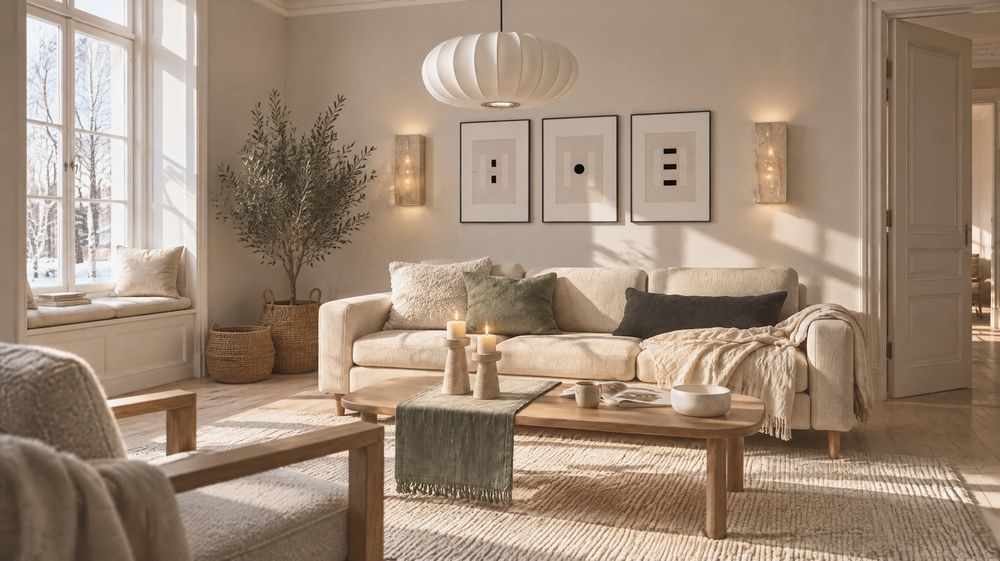
#> input picture assets/renders/editorial-test-2026-11-06/nordic/nordic-A-gpt-image-2-5.jpg, 1000 x 561 px, shrunk from 2736 x 1536 before the run
$ python grade.py ../../../../editorial-test-2026-11-06/nordic/nordic-A-gpt-image-2-5.jpg ../../../../editorial-test-2026-11-06/nordic/nordic-A-nano-banana-2.jpg
#> lines starting #> are read from the running program, lines starting #| are printed output that depends on the picture
#!/usr/bin/env python3
"""grade.py: ONE display grade for P-N, H-N and every edit (render-agent, 2026-11-27), toward the approved magazine frame
(nordic-A-fin2.png: shaded wall Lab (63.6, 3.8, 10.5), mean a*/b* (4.6, 12.1), black p0.5 L 11). Pointwise in Lab, so it commutes
with the layers' compositing when applied to the plate and the hero before the split.
  L*: a monotone curve through GRADE_XS -> GRADE_YS (black 4.5 -> 10.5, the shaded wall 69 -> 66.5, the sun kept);
  a*, b*: + A_SHIFT, + B_SHIFT, weighted by (1 - C*/40) clipped to 0.35..1 (neutrals take it all, the sage and the charcoal less),
  and faded out above L* 94 (the lit shades and the snow stay clean).
  python3 grade.py <in.png> <out.png>"""
import sys

import cv2
import numpy as np
from PIL import Image

GRADE_XS = [0.0, 4.5, 25.0, 50.0, 69.0, 87.0, 96.0, 100.0]
GRADE_YS = [7.0, 10.5, 27.5, 49.0, 66.5, 86.5, 95.5, 99.0]
A_SHIFT, B_SHIFT = 1.6, 4.5


def grade(rgb8):
    lab = cv2.cvtColor(rgb8.astype(np.float32) / 255, cv2.COLOR_RGB2Lab)
#> lab: shape (561, 1000, 3) float32; mean of channels 0, 1, 2 58.4, 5, 13.3
    L, a, b = lab[..., 0], lab[..., 1], lab[..., 2]
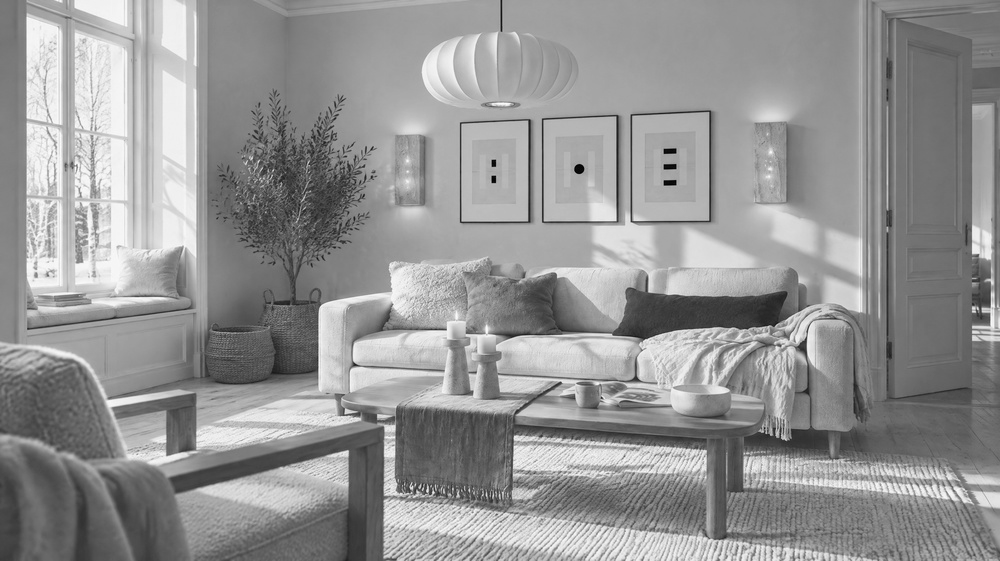
#> L: shape (561, 1000) float32; min 0.348, max 99.89, mean 58.4; drawn with min black and max white
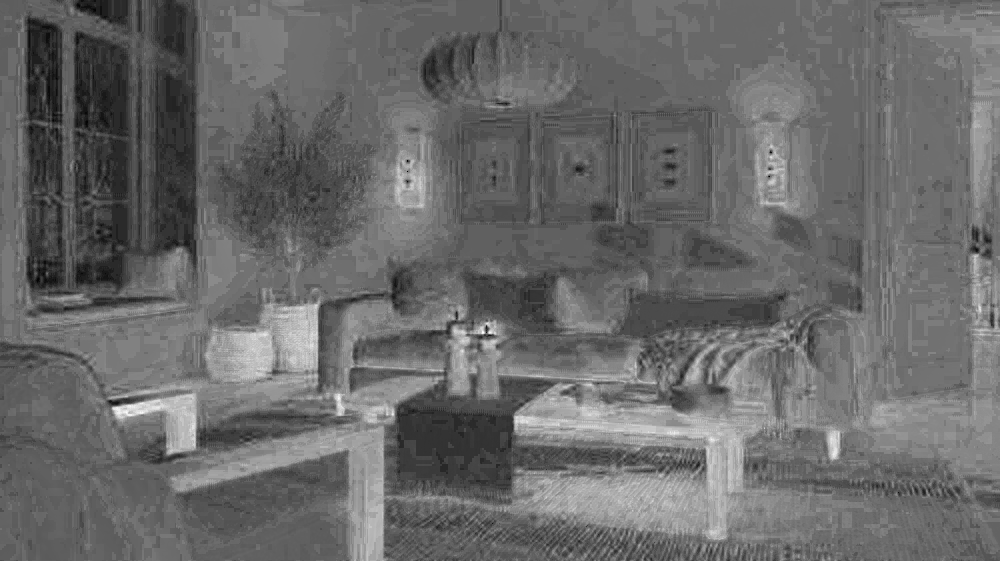
#> a: shape (561, 1000) float32; min -3.3, max 16.59, mean 4.97; drawn with min black and max white
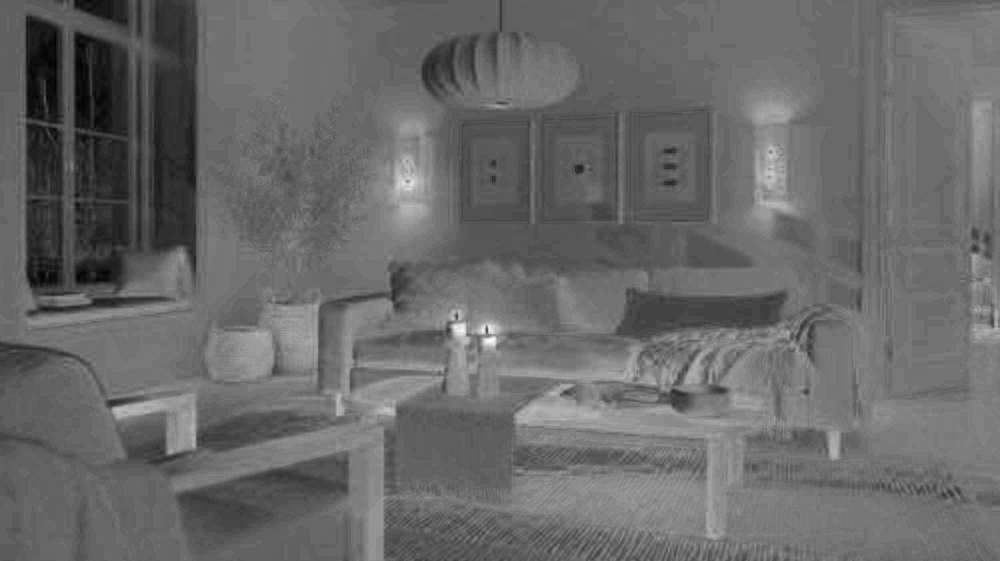
#> b: shape (561, 1000) float32; min -7.45, max 42.72, mean 13.3; drawn with min black and max white
    C = np.sqrt(a * a + b * b)
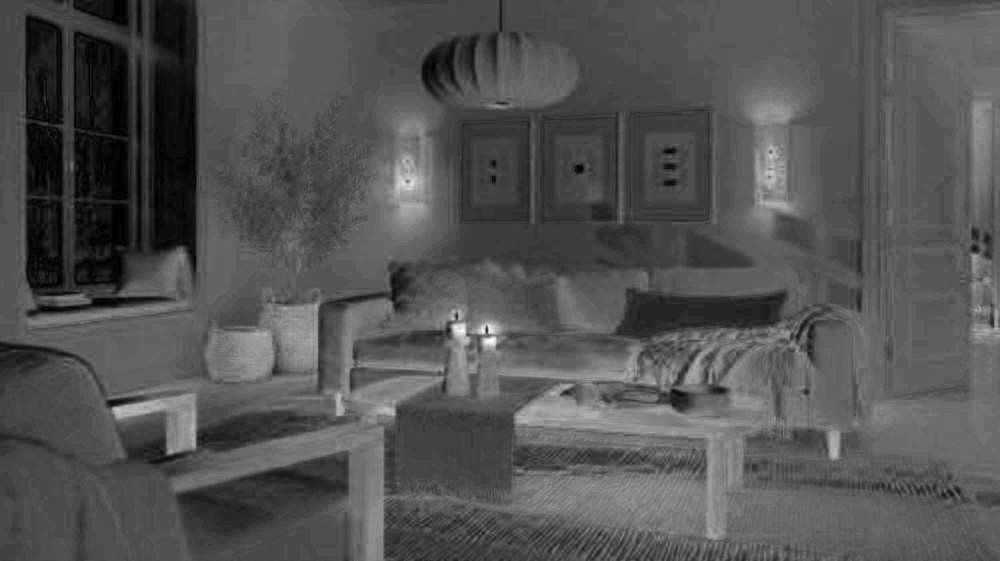
#> C: shape (561, 1000) float32; min 0, max 43.78, mean 14.3; drawn with min black and max white
    w = np.clip(1 - C / 40, 0.35, 1.0) * np.clip((96 - L) / 6, 0, 1)
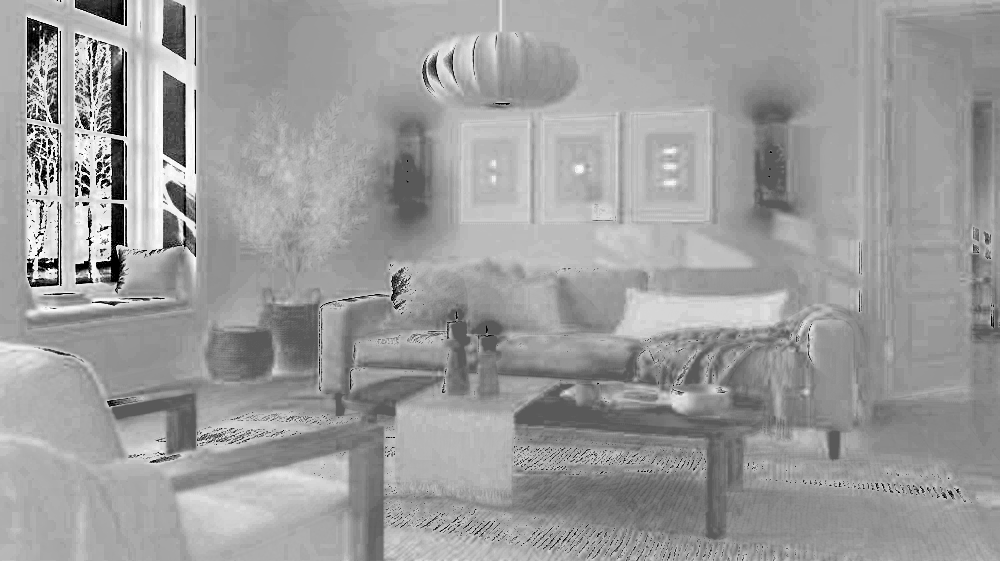
#> w: shape (561, 1000) float32; min 0, max 1, mean 0.616
    lab[..., 0] = np.interp(L, GRADE_XS, GRADE_YS)
#> lab: shape (561, 1000, 3) float32; mean of channels 0, 1, 2 57.5, 5, 13.3
    lab[..., 1] = a + A_SHIFT * w
#> lab: shape (561, 1000, 3) float32; mean of channels 0, 1, 2 57.5, 6, 13.3
    lab[..., 2] = b + B_SHIFT * w
#> lab: shape (561, 1000, 3) float32; mean of channels 0, 1, 2 57.5, 6, 16.1
    out = cv2.cvtColor(lab, cv2.COLOR_Lab2RGB)
    return np.clip(np.rint(out * 255), 0, 255).astype(np.uint8)


if __name__ == "__main__":
    Image.fromarray(grade(np.asarray(Image.open(sys.argv[1]).convert("RGB")))).save(sys.argv[2])

$ run again, on assets/renders/editorial-test-2026-11-06/nordic/nordic-B-nano-banana-2.jpg
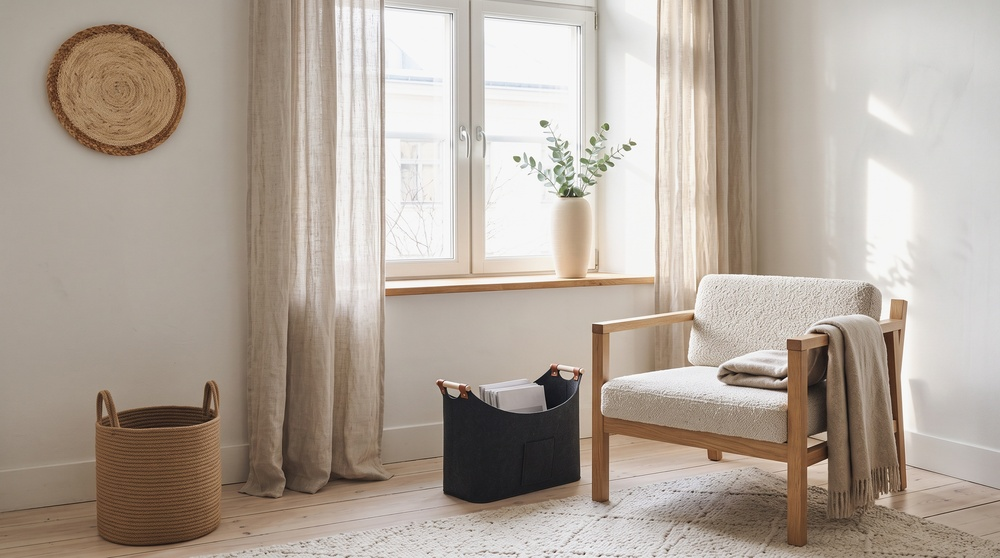
#> input picture assets/renders/editorial-test-2026-11-06/nordic/nordic-B-nano-banana-2.jpg, 1000 x 558 px, shrunk from 2752 x 1536 before the run
#> in grade, `w = np.clip(1 - C / 40, 0.35, 1.0) * np.clip((96 - L) / 6, 0, 1)`:
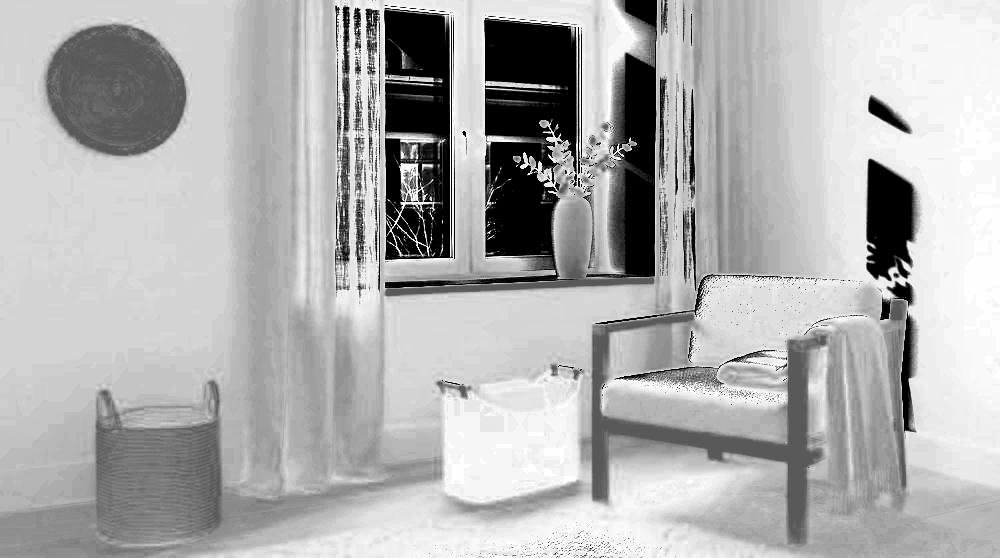
#> w: shape (558, 1000) float32; min 0, max 1, mean 0.692
#> in grade, `lab[..., 0] = np.interp(L, GRADE_XS, GRADE_YS)`:
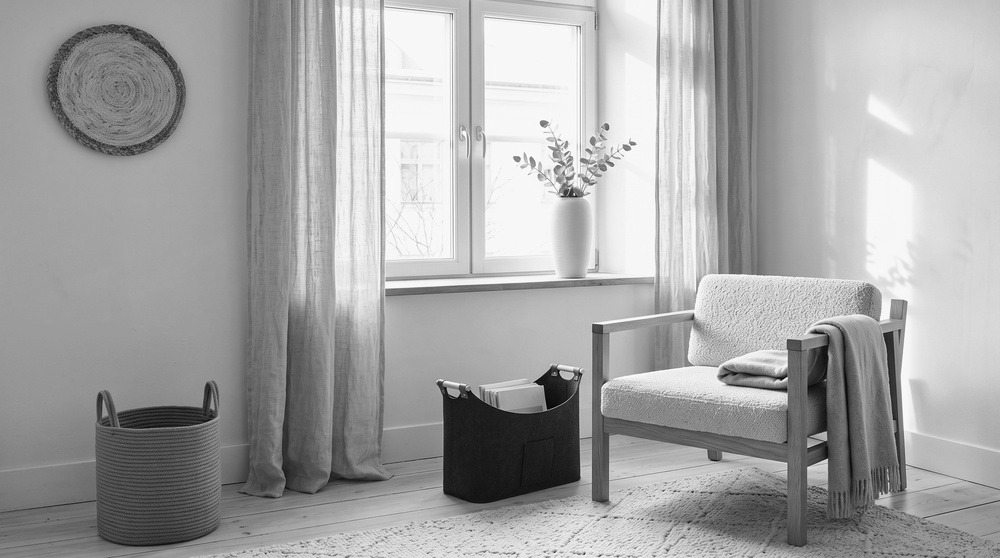
#> L: shape (558, 1000) float32; min 7.34, max 99, mean 66.6; drawn with min black and max white
